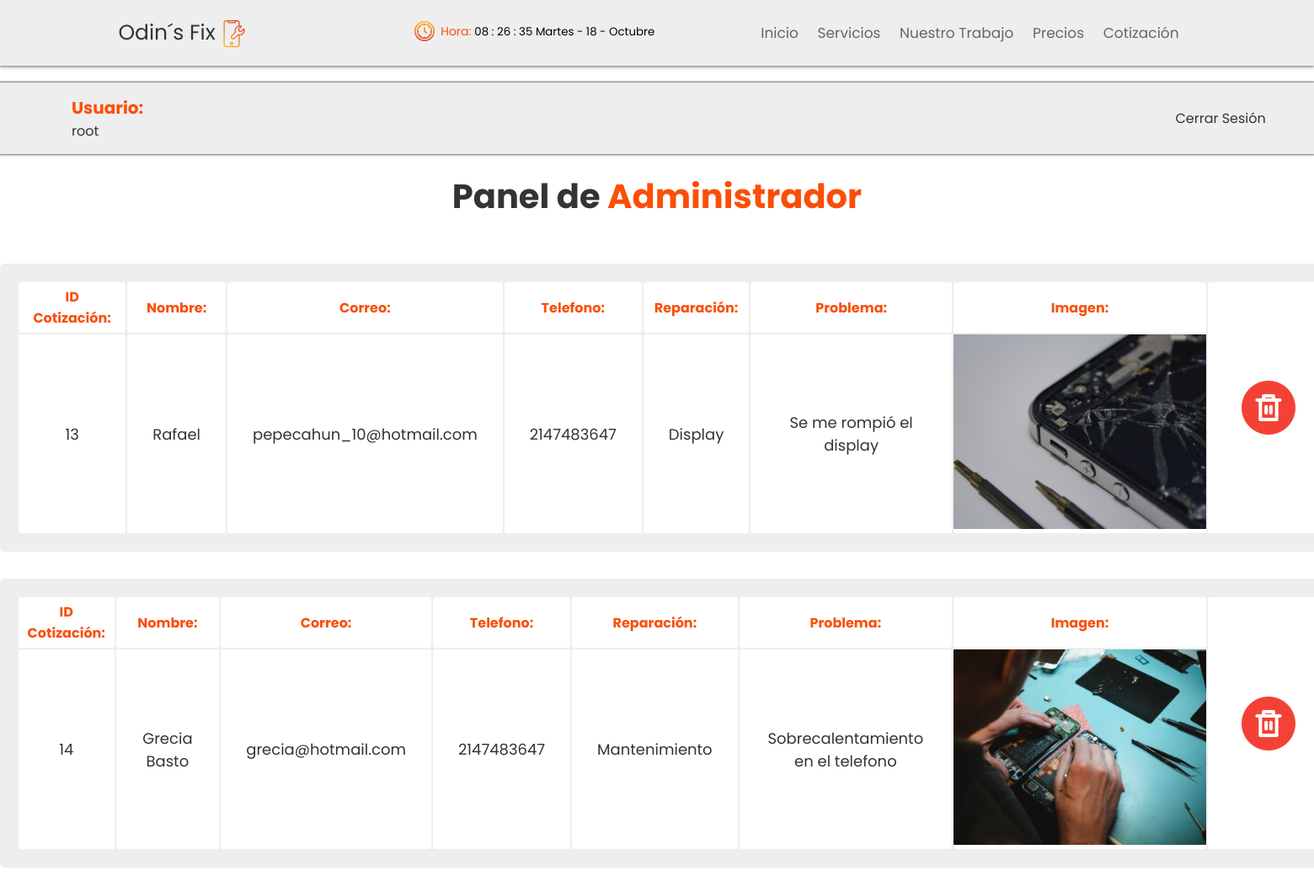
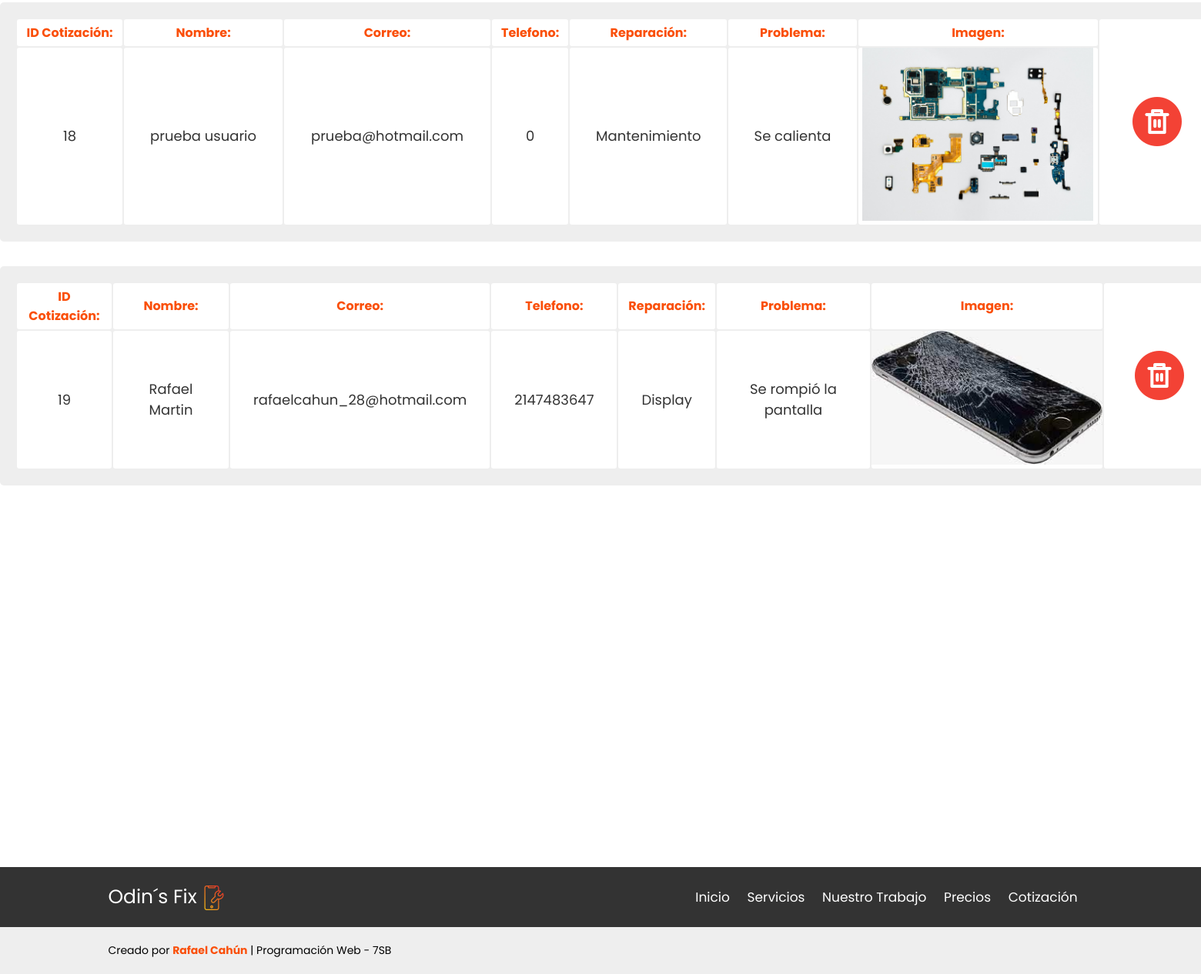
The app's page /paneladministrador.php (signed in) with its own data (2 pictures, top to bottom).
### tables this page shows
CREATE TABLE `cotizaciones` (
  `nombre` varchar(30) NOT NULL,
  `correo` varchar(30) NOT NULL,
  `telefono` int(10) NOT NULL,
  `reparacion` varchar(30) NOT NULL,
  `problema` varchar(100) NOT NULL,
  `ruta` varchar(200) NOT NULL,
  `id` int(11) NOT NULL
);

### paneladministrador.php (the view, shortened to what this page needs)
<?php
$administrador = $_SESSION['username'];
?>
<!DOCTYPE html>
<html lang="en">
<head>
   <link rel="stylesheet" href="css/estilos.css">
</head>
<body>
<?php
include "header2.php"
?>
<div class="panelusuario">
   <div class="usuario">
   <span>Usuario:</span>
   <p class="nombre"><?php echo $administrador?></p>
   </div>
   <div class="salir">
   <a href="salir.php">Cerrar Sesión <img src="images/cerrar-sesion.png" alt="">  </a>
   </div>
</div>
<div class="panel">
   <h1 class="heading"> Panel de <span>Administrador</span> </h1>
</div>
<div class="tablecotizacion">
<?php
  include "conexion.php";
  $todos = "SELECT * FROM cotizaciones";
  $resultado = mysqli_query($conectar, $todos);
  while($row  = mysqli_fetch_assoc($resultado)){
    ?>
   <table class="table">
      <tr>
         <td class="campo4">ID Cotización:</td>
         <td class="campo4">Nombre:</td>
         <td class="campo4">Correo:</td>
         <td class="campo4">Telefono:</td>
         <td class="campo4">Reparación:</td>
         <td class="campo4">Problema:</td>
         <td class="campo4">Imagen:</td>
         <td class="campo3" rowspan="2"><a href="#" onClick="validar('eliminar2.php?id=<?php echo $row["id"]; ?>')" ><img class="eliminar" src="images/eliminar.png" alt=""></a> </td>
      </tr>
       <tr>
       <td class="campo2"><?php echo $row["id"]; ?></td>
       <td class="campo2"><?php echo $row["nombre"]; ?></td>
       <td class="campo2"><?php echo $row["correo"]; ?></td>
       <td class="campo2"><?php echo $row["telefono"]; ?></td>
       <td class="campo2"><?php echo $row["reparacion"]; ?></td>
       <td class="campo2"><?php echo $row["problema"]; ?></td>
       <td>  <img class="producto" src="<?php echo substr($row["ruta"],25) ?>" alt="">  </td>
       </tr>
    </table>
    <br><br>
    <?php
          }
        ?>
</div>
<br><br><br><br><br><br><br><br>
<br><br><br><br><br><br><br><br>
<br><br><br><br><br><br><br>
<br><br><br><br><br><br>
<?php
include "footer.php"
?>
</body>
</html>

### css/estilos.css (style rules this page uses)
:root { --red:#fa4f09; --black:#333; --white:#fff; --light-color:#666; --light-bg:#eee; --red2:red; }
* { font-family: 'Poppins', sans-serif; margin: 0; padding: 0; -webkit-box-sizing: border-box; box-sizing: border-box; outline: none; border: none; text-decoration: none; -webkit-transition: all .2s linear; transition: all .2s linear; }
html { font-size: 62.5%; overflow-x: hidden; scroll-behavior: smooth; scroll-padding-top: 8rem; }
body { background: var(--white); }
.heading { text-align: center; margin-bottom: 3rem; font-size: 4rem; color: var(--black); }
.heading span { color: var(--red); }
.panelusuario { margin-top: 20px; background-color: var(--light-bg); box-shadow: 0px 0px 2px 1px var(--light-color); padding: 15px; }
.panelusuario div { display: inline-block; width: 49%; vertical-align: middle; }
.panelusuario .usuario { padding-left: 70px; }
.panelusuario .usuario span { font-size: 20px; font-weight: bold; color: var(--red); }
.panelusuario .usuario p { font-size: 16px; color: var(--black); }
.panelusuario p { text-align: left; color: white; }
.panelusuario a { color: var(--black); font-size: 16px; }
.panelusuario .salir { text-align: right; }
.panel { padding-top: 20px; padding-bottom: 20px; }
.tablecotizacion .table { margin: auto; background-color: var(--light-bg); padding: 20px 20px; border-radius: 5px; }
.tablecotizacion .table .campo3 { color: var(--red); font-weight: bold; font-size: 18px; padding: 5px 40px; }
.tablecotizacion .table .campo2 { color: var(--black); font-size: 18px; padding: 5px 30px; }
.tablecotizacion table { width: 1600px; }
.tablecotizacion table td { border-radius: 3px; text-align: center; background-color: var(--white); }
.tablecotizacion table img { width: 300px; }
.tablecotizacion .eliminar { width: 64px; vertical-align: middle; }
.tablecotizacion .table .campo4 { color: var(--red); font-weight: bold; font-size: 16px; padding: 5px 10px; }

### records on screen
cotizaciones: id "13", nombre "Rafael", correo "pepecahun_10@hotmail.com", telefono "2147483647", reparacion "Display", problema "Se me rompió el display", ruta (picture)
cotizaciones: id "14", nombre "Grecia Basto", correo "grecia@hotmail.com", telefono "2147483647", reparacion "Mantenimiento", problema "Sobrecalentamiento en el telefono", ruta (picture)
cotizaciones: id "18", nombre "prueba usuario", correo "prueba@hotmail.com", telefono "0", reparacion "Mantenimiento", problema "Se calienta", ruta (picture)
cotizaciones: id "19", nombre "Rafael Martin", correo "rafaelcahun_28@hotmail.com", telefono "2147483647", reparacion "Display", problema "Se rompió la pantalla", ruta (picture)

### other values on screen
$administrador "root"
